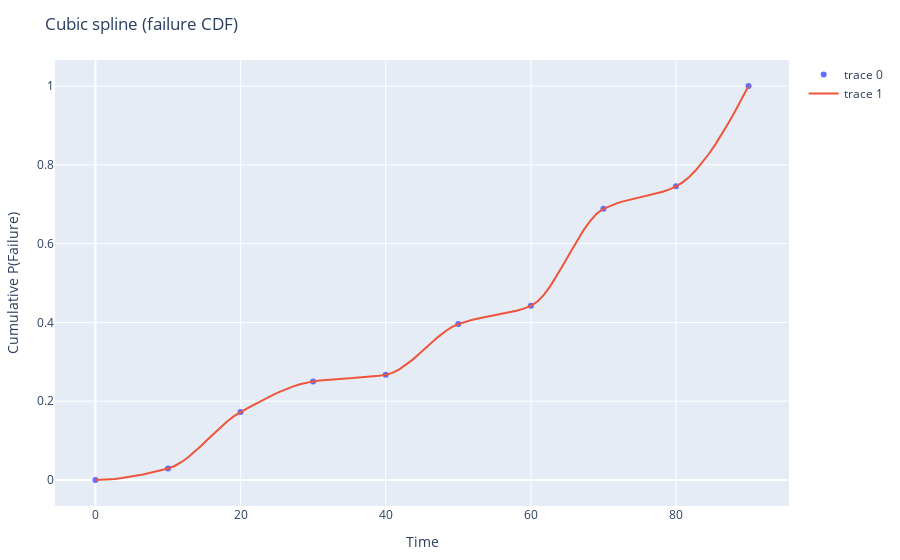

Source (notebook cell):
### Code cell
# Construct failure CDF by fitting a cubic smoothing spline - Hymans cubic smoothing function
using PCHIPInterpolation

println(length(xs))
println(length(ys))

itp = Interpolator(xs, ys)

x_range = range(xs[1], stop=xs[end], length=100)
y_interpolated = [itp(x) for x in x_range]

trace_org = scatter(x=xs, y=ys, mode="markers")

trace_itp = scatter(x=x_range, y=y_interpolated, mode="lines")

plot([trace_org, trace_itp], Layout(yaxis_title="Cumulative P(Failure)", xaxis_title="Time", title="Cubic spline (failure CDF)"))
